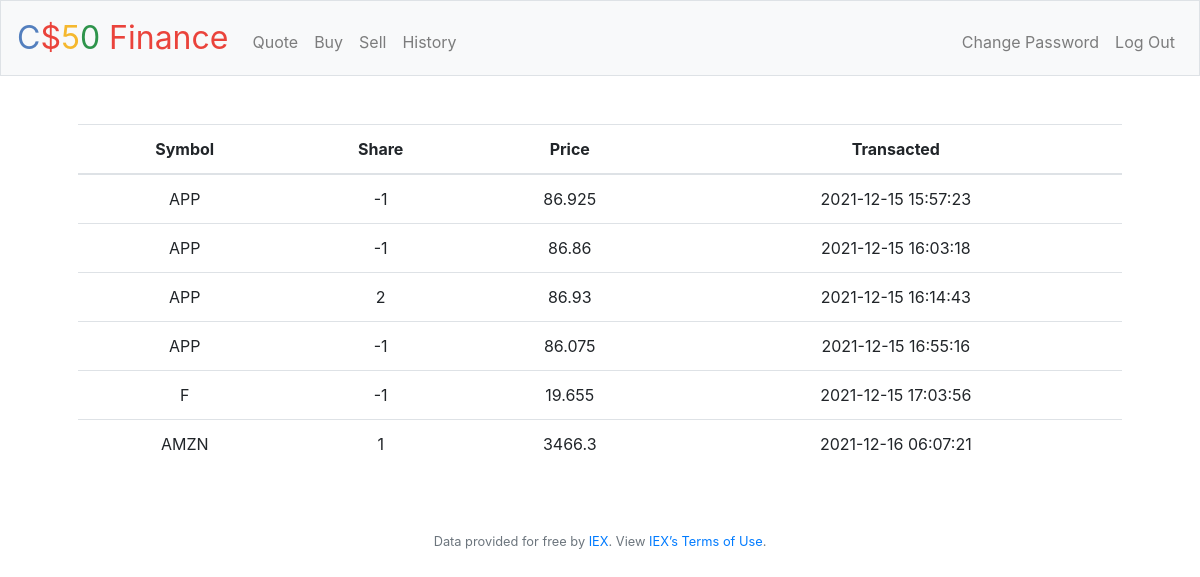
Screenshot of /history (signed in) with the database file from the repository.
### tables this page shows
CREATE TABLE 'history' ('id' integer PRIMARY KEY NOT NULL, 'user_id' integer, 'symbol' text NOT NULL, 'quantity' integer NOT NULL, 'price' numeric NOT NULL, 'date' datetime NOT NULL, FOREIGN KEY(user_id) REFERENCES users(id));

### application.py (the view)
@app.route("/history")
@login_required
def history():
    userhistory = db.execute("SELECT * FROM history WHERE user_id=?", session["user_id"])
    return render_template("history.html", historytable=userhistory, useratsettings=False)

### application.py (called while the page is built)
@app.after_request
def after_request(response):
    response.headers["Cache-Control"] = "no-cache, no-store, must-revalidate"
    response.headers["Expires"] = 0
    response.headers["Pragma"] = "no-cache"
    return response

### helpers.py (called while the page is built)
def login_required(f):
    @wraps(f)
    def decorated_function(*args, **kwargs):
        if session.get("user_id") is None:
            return redirect("/login")
        return f(*args, **kwargs)
    return decorated_function

### templates/history.html (shortened to what this page needs)
{% extends "layout.html" %}
{% block main %}
    <div class="form-group">
        <table class="table">
            <thead>
                <tr>
                    <th>Symbol</th>
                    <th>Share</th>
                    <th>Price</th>
                    <th>Transacted</th>
                </tr>
            </thead>
            <tbody>
                {% for stockhistory in historytable %}
                    <tr>
                        <td>{{stockhistory.symbol}}</td>
                        <td>{{stockhistory.quantity}}</td>
                        <td>{{stockhistory.price}}</td>
                        <td>{{stockhistory.date}}</td>
                    </tr>
                {% endfor %}
            </tbody>
        </table>
    </div>
{% endblock %}

### templates/layout.html (shortened to what this page needs)
<!DOCTYPE html>
<html lang="en">
    <head>
        <link rel="stylesheet" href="https://cdn.jsdelivr.net/npm/bootstrap@4.5.3/dist/css/bootstrap.min.css">
        <link href="/static/styles.css" rel="stylesheet">
    </head>
    <body>
        <nav class="navbar navbar-expand-md navbar-light bg-light border">
            <a class="navbar-brand" href="/"><span class="blue">C</span><span class="red">$</span><span class="yellow">5</span><span class="green">0</span> <span class="red">Finance</span></a>
            <div class="collapse navbar-collapse" id="navbar">
                {% if session.user_id %}
                    <ul class="navbar-nav mr-auto mt-2">
                        <li class="nav-item"><a class="nav-link" href="/quote">Quote</a></li>
                        <li class="nav-item"><a class="nav-link" href="/buy">Buy</a></li>
                        <li class="nav-item"><a class="nav-link" href="/sell">Sell</a></li>
                        <li class="nav-item"><a class="nav-link" href="/history">History</a></li>
                    </ul>
                    <ul class="navbar-nav ml-auto mt-2">
                        {% if useratsettings==False %}
                            <li class="nav-item"><a class="nav-link" href="/settings">Change Password</a></li>
                        {% endif %}
                        <li class="nav-item"><a class="nav-link" href="/logout">Log Out</a></li>
                    </ul>
                {% else %}
                    <ul class="navbar-nav ml-auto mt-2">
                        <li class="nav-item"><a class="nav-link" href="/register">Register</a></li>
                        <li class="nav-item"><a class="nav-link" href="/login">Log In</a></li>
                    </ul>
                {% endif %}
            </div>
        </nav>
        <main class="container p-5">
            {% block main %}{% endblock %}
        </main>
        <footer class="small text-center text-muted">
            Data provided for free by <a href="https://iextrading.com/developer">IEX</a>. View <a href="https://iextrading.com/api-exhibit-a/">IEX’s Terms of Use</a>.
        </footer>
    </body>
</html>

### static/styles.css (style rules this page uses)
nav .navbar-brand { font-size: xx-large; }
nav .navbar-brand .blue { color: #537fbe; }
nav .navbar-brand .red { color: #ea433b; }
nav .navbar-brand .yellow { color: #f5b82e; }
nav .navbar-brand .green { color: #2e944b; }
main { overflow-x: auto; text-align: center; }

### rows the page displays
history: symbol "APP", quantity "-1", price "86.925", date "2021-12-15 15:57:23"
history: symbol "APP", quantity "-1", price "86.86", date "2021-12-15 16:03:18"
history: symbol "APP", quantity "2", price "86.93", date "2021-12-15 16:14:43"
history: symbol "APP", quantity "-1", price "86.075", date "2021-12-15 16:55:16"
history: symbol "F", quantity "-1", price "19.655", date "2021-12-15 17:03:56"
history: symbol "AMZN", quantity "1", price "3466.3", date "2021-12-16 06:07:21"
